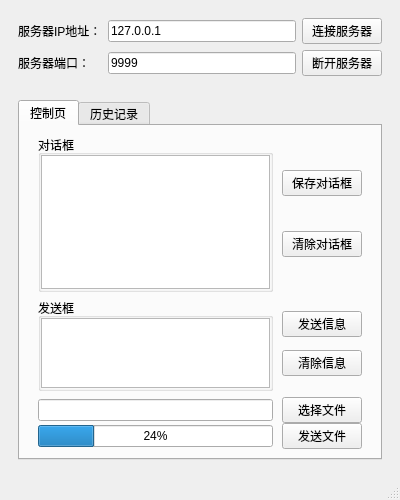
<?xml version="1.0" encoding="UTF-8"?>
<ui version="4.0">
 <class>MainWindow</class>
 <widget class="QMainWindow" name="MainWindow">
  <property name="geometry">
   <rect>
    <x>0</x>
    <y>0</y>
    <width>400</width>
    <height>500</height>
   </rect>
  </property>
  <property name="minimumSize">
   <size>
    <width>400</width>
    <height>500</height>
   </size>
  </property>
  <property name="windowTitle">
   <string>MainWindow</string>
  </property>
  <widget class="QWidget" name="centralwidget">
   <layout class="QVBoxLayout" name="verticalLayout_2">
    <item>
     <widget class="QWidget" name="widget" native="true">
      <layout class="QGridLayout" name="gridLayout">
       <item row="1" column="2">
        <widget class="QPushButton" name="disconnectButton">
         <property name="text">
          <string>断开服务器</string>
         </property>
        </widget>
       </item>
       <item row="0" column="2">
        <widget class="QPushButton" name="connectButton">
         <property name="text">
          <string>连接服务器</string>
         </property>
        </widget>
       </item>
       <item row="0" column="0">
        <widget class="QLabel" name="ipLabel">
         <property name="text">
          <string>服务器IP地址：</string>
         </property>
        </widget>
       </item>
       <item row="0" column="1">
        <widget class="QLineEdit" name="ipLineEdit">
         <property name="text">
          <string>127.0.0.1</string>
         </property>
        </widget>
       </item>
       <item row="1" column="0">
        <widget class="QLabel" name="portLabel">
         <property name="text">
          <string>服务器端口：</string>
         </property>
        </widget>
       </item>
       <item row="1" column="1">
        <widget class="QLineEdit" name="portLineEdit">
         <property name="text">
          <string>9999</string>
         </property>
        </widget>
       </item>
      </layout>
     </widget>
    </item>
    <item>
     <widget class="QWidget" name="widget_2" native="true">
      <layout class="QVBoxLayout" name="verticalLayout">
       <item>
        <widget class="QTabWidget" name="tabWidget">
         <property name="currentIndex">
          <number>0</number>
         </property>
         <widget class="QWidget" name="tab">
          <attribute name="title">
           <string>控制页</string>
          </attribute>
          <layout class="QVBoxLayout" name="verticalLayout_5">
           <item>
            <widget class="QWidget" name="widget_3" native="true">
             <layout class="QHBoxLayout" name="horizontalLayout_2">
              <property name="spacing">
               <number>0</number>
              </property>
              <property name="topMargin">
               <number>0</number>
              </property>
              <property name="bottomMargin">
               <number>0</number>
              </property>
              <item>
               <widget class="QGroupBox" name="groupBox">
                <property name="title">
                 <string>对话框</string>
                </property>
                <layout class="QHBoxLayout" name="horizontalLayout_4">
                 <property name="spacing">
                  <number>0</number>
                 </property>
                 <property name="leftMargin">
                  <number>0</number>
                 </property>
                 <property name="topMargin">
                  <number>0</number>
                 </property>
                 <property name="rightMargin">
                  <number>0</number>
                 </property>
                 <property name="bottomMargin">
                  <number>0</number>
                 </property>
                 <item>
                  <widget class="QTextEdit" name="dialogBoxTextEdit"/>
                 </item>
                </layout>
               </widget>
              </item>
              <item>
               <widget class="QWidget" name="widget_6" native="true">
                <property name="maximumSize">
                 <size>
                  <width>200</width>
                  <height>16777215</height>
                 </size>
                </property>
                <layout class="QVBoxLayout" name="verticalLayout_3">
                 <property name="spacing">
                  <number>0</number>
                 </property>
                 <property name="leftMargin">
                  <number>9</number>
                 </property>
                 <property name="topMargin">
                  <number>0</number>
                 </property>
                 <property name="rightMargin">
                  <number>0</number>
                 </property>
                 <property name="bottomMargin">
                  <number>0</number>
                 </property>
                 <item>
                  <widget class="QPushButton" name="saveDialogBoxButton">
                   <property name="text">
                    <string>保存对话框</string>
                   </property>
                  </widget>
                 </item>
                 <item>
                  <widget class="QPushButton" name="clearDialogBoxButton">
                   <property name="text">
                    <string>清除对话框</string>
                   </property>
                  </widget>
                 </item>
                </layout>
               </widget>
              </item>
             </layout>
            </widget>
           </item>
           <item>
            <widget class="QWidget" name="widget_4" native="true">
             <property name="maximumSize">
              <size>
               <width>16777215</width>
               <height>150</height>
              </size>
             </property>
             <layout class="QHBoxLayout" name="horizontalLayout_3">
              <property name="spacing">
               <number>0</number>
              </property>
              <property name="topMargin">
               <number>0</number>
              </property>
              <property name="bottomMargin">
               <number>0</number>
              </property>
              <item>
               <widget class="QGroupBox" name="groupBox_2">
                <property name="title">
                 <string>发送框</string>
                </property>
                <layout class="QHBoxLayout" name="horizontalLayout">
                 <property name="spacing">
                  <number>0</number>
                 </property>
                 <property name="leftMargin">
                  <number>0</number>
                 </property>
                 <property name="topMargin">
                  <number>0</number>
                 </property>
                 <property name="rightMargin">
                  <number>0</number>
                 </property>
                 <property name="bottomMargin">
                  <number>0</number>
                 </property>
                 <item>
                  <widget class="QTextEdit" name="sendTextEdit">
                   <property name="markdown">
                    <string/>
                   </property>
                   <property name="html">
                    <string>&lt;!DOCTYPE HTML PUBLIC &quot;-//W3C//DTD HTML 4.0//EN&quot; &quot;http://www.w3.org/TR/REC-html40/strict.dtd&quot;&gt;
&lt;html&gt;&lt;head&gt;&lt;meta name=&quot;qrichtext&quot; content=&quot;1&quot; /&gt;&lt;meta charset=&quot;utf-8&quot; /&gt;&lt;style type=&quot;text/css&quot;&gt;
p, li { white-space: pre-wrap; }
hr { height: 1px; border-width: 0; }
&lt;/style&gt;&lt;/head&gt;&lt;body style=&quot; font-family:'Inter'; font-size:10pt; font-weight:400; font-style:normal;&quot;&gt;
&lt;p style=&quot;-qt-paragraph-type:empty; margin-top:0px; margin-bottom:0px; margin-left:0px; margin-right:0px; -qt-block-indent:0; text-indent:0px;&quot;&gt;&lt;br /&gt;&lt;/p&gt;&lt;/body&gt;&lt;/html&gt;</string>
                   </property>
                  </widget>
                 </item>
                </layout>
               </widget>
              </item>
              <item>
               <widget class="QWidget" name="widget_7" native="true">
                <property name="maximumSize">
                 <size>
                  <width>100</width>
                  <height>16777215</height>
                 </size>
                </property>
                <layout class="QVBoxLayout" name="verticalLayout_4">
                 <property name="spacing">
                  <number>0</number>
                 </property>
                 <property name="leftMargin">
                  <number>9</number>
                 </property>
                 <property name="topMargin">
                  <number>0</number>
                 </property>
                 <property name="rightMargin">
                  <number>0</number>
                 </property>
                 <property name="bottomMargin">
                  <number>0</number>
                 </property>
                 <item>
                  <widget class="QPushButton" name="sendButton">
                   <property name="maximumSize">
                    <size>
                     <width>100</width>
                     <height>16777215</height>
                    </size>
                   </property>
                   <property name="text">
                    <string>发送信息</string>
                   </property>
                  </widget>
                 </item>
                 <item>
                  <widget class="QPushButton" name="clearSendButton">
                   <property name="maximumSize">
                    <size>
                     <width>100</width>
                     <height>16777215</height>
                    </size>
                   </property>
                   <property name="text">
                    <string>清除信息</string>
                   </property>
                  </widget>
                 </item>
                </layout>
               </widget>
              </item>
             </layout>
            </widget>
           </item>
           <item>
            <widget class="QWidget" name="widget_5" native="true">
             <property name="maximumSize">
              <size>
               <width>16777215</width>
               <height>100</height>
              </size>
             </property>
             <layout class="QGridLayout" name="gridLayout_2">
              <property name="leftMargin">
               <number>9</number>
              </property>
              <property name="topMargin">
               <number>0</number>
              </property>
              <property name="rightMargin">
               <number>9</number>
              </property>
              <property name="bottomMargin">
               <number>0</number>
              </property>
              <property name="horizontalSpacing">
               <number>9</number>
              </property>
              <property name="verticalSpacing">
               <number>0</number>
              </property>
              <item row="0" column="0">
               <widget class="QLineEdit" name="pathLineEdit"/>
              </item>
              <item row="1" column="0">
               <widget class="QProgressBar" name="progressBar">
                <property name="maximumSize">
                 <size>
                  <width>16777215</width>
                  <height>16777215</height>
                 </size>
                </property>
                <property name="value">
                 <number>24</number>
                </property>
               </widget>
              </item>
              <item row="1" column="1">
               <widget class="QPushButton" name="sendFIleButton">
                <property name="maximumSize">
                 <size>
                  <width>100</width>
                  <height>16777215</height>
                 </size>
                </property>
                <property name="text">
                 <string>发送文件</string>
                </property>
               </widget>
              </item>
              <item row="0" column="1">
               <widget class="QPushButton" name="selectButton">
                <property name="text">
                 <string>选择文件</string>
                </property>
               </widget>
              </item>
             </layout>
            </widget>
           </item>
          </layout>
         </widget>
         <widget class="QWidget" name="tab_2">
          <attribute name="title">
           <string>历史记录</string>
          </attribute>
          <layout class="QHBoxLayout" name="horizontalLayout_5">
           <item>
            <widget class="QTextEdit" name="historyTextEdit">
             <property name="readOnly">
              <bool>true</bool>
             </property>
            </widget>
           </item>
          </layout>
         </widget>
        </widget>
       </item>
      </layout>
     </widget>
    </item>
   </layout>
  </widget>
  <widget class="QStatusBar" name="statusBar"/>
 </widget>
 <resources/>
 <connections/>
</ui>
